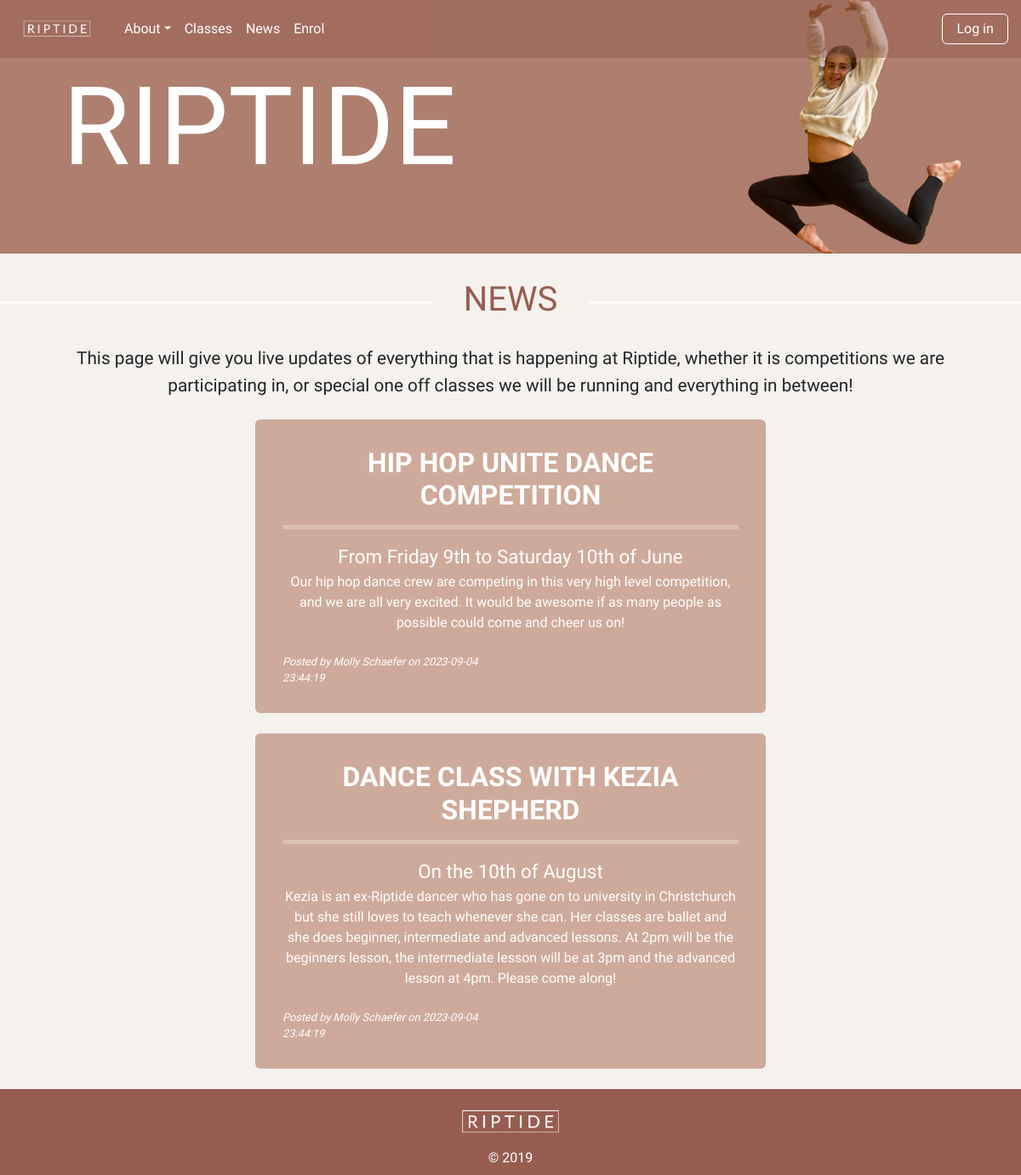
Page /news on the committed database.
### tables this page shows
CREATE TABLE news(
    news_id integer primary key autoincrement not null,
    title text not null unique,
    subtitle text not null unique,
    content text not null unique,
    newsdate date not null,
    member_id integer not null,
    foreign key(member_id) references member(member_id)
);

CREATE TABLE member(
    member_id integer primary key autoincrement not null,
    name text not null unique,
    email text not null unique,
    password text not null,
    authorisation integer not null
);

### server.py (the view)
@app.route('/news')
def news():
    sql = """select news.news_id, news.title, news.subtitle, news.content, news.newsdate, member.name
    from news
    join member on news.member_id= member.member_id
    order by news.newsdate desc;
    """
    result = run_search_query_tuples(sql, (), db_path, True)
    print(result)
    return render_template("news.html", news=result)

### db_functions.py (called while the page is built)
def run_search_query_tuples(sql_query,values_tuple, file_path, rowfactory=False):
    result = None
    try:
        db = sqlite3.connect(file_path)
        if rowfactory:
            db.row_factory = sqlite3.Row
        cursor = db.cursor()
        cursor.execute(sql_query,values_tuple)
        result = cursor.fetchall()
        cursor.close()
    except sqlite3.Error as error:
        print("Error running search query tuples: {}".format(error))
        return None
    db.close()
    if result is None:
        print("No search values were found")
    return result

### templates/news.html (shortened to what this page needs)
{% extends "layout.html" %}
{% block banner %}
static/images/molly_banner3.jpg
{% endblock %}
{% block content %}
<h1>NEWS</h1>
<p>This page will give you live updates of everything that is happening at Riptide, whether it is competitions we are participating in,
or special one off classes we will be running and everything in between! </p>
    <br>
{% for row in news %}
<div class="news rounded">
    <h4><b>{{row ['title']}}</b></h4>
    <hr>
    <div class="subtitle">{{row['subtitle']}}</div>
    <div class="news-text">{{row['content'] | replace("\n", "<br>") | safe}}</div>
<br>
    <div class="row">
    <div class="col-lg-6"><div class="news-subtext text-start">Posted by {{ row ['name']}} on {{ row ['newsdate'] }}</div></div>
    </div>
</div>
    <br>
{% endfor %}
{% endblock %}

### static/styles.css (style rules this page uses)
body { font-family: 'Ubuntu', sans-serif; background-color: rgb(245,241,237); }
h1 { padding:0; overflow: hidden; color:rgb(150,93,80); display: table; white-space: nowrap; margin: 0.75em 0; scroll-margin-top: 3em; }
h1:before, h1:after { border-top: 3px solid rgb(255,255,255); content: ''; display: table-cell; position: relative; top: 0.65em; width: 50%; }
h1:before { right: 3%; }
h1:after { left: 3%; }
h4 { text-align: center; color: rgb(255,255,255); font-size: 2em; }
p { padding:0 4em 0 4em; margin:auto; text-align: center; font-size: 1.3em; }
.news { max-width: 50%; translate: 50%; padding: 2em; background-color: rgb(206, 170, 154); }
.subtitle { text-align: center; font-size: 1.4em; color: white; }
.news-text { text-align: center; font-size: 1em; color: white; }
.news-subtext { font-size: 0.8em; color: white; font-style: italic; }
hr { color:white; border-width: 5px; }

### rows in the picture
news: title "HIP HOP UNITE DANCE COMPETITION", subtitle "From Friday 9th to Saturday 10th of June", content "Our hip hop dance crew are competing in this very high level competition, and we are all very excited. It would be awesome if as many people as possible could come and cheer us on!", name "Molly Schaefer", newsdate "2023-09-04 23:44:19"
news: title "DANCE CLASS WITH KEZIA SHEPHERD", subtitle "On the 10th of August", content "Kezia is an ex-Riptide dancer who has gone on to university in Christchurch but she still loves to teach whenever she can. Her classes are ballet and she does beginner, intermediate and advanced lessons. At 2pm will be the beginners lesson, the intermediate lesson will be at 3pm and the advanced lesson at 4pm. Please come along!", name "Molly Schaefer", newsdate "2023-09-04 23:44:19"
